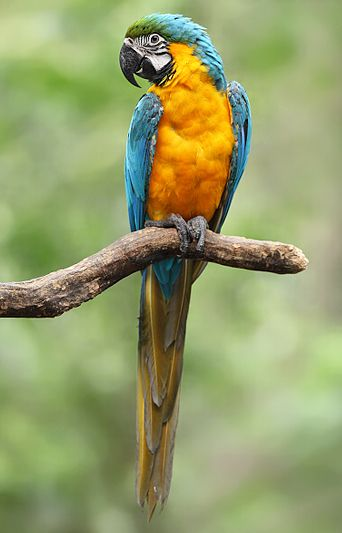
#> input picture imagens/arara.jpg, 342 x 533 px
$ python kernel2.py imagens/arara.jpg out.png
#> lines starting #> are read from the running program, lines starting #| are printed output that depends on the picture
# -*- coding: utf-8 -*-
import sys
from PIL import Image, ImageFilter

#Checando e imprimindo os argumentos de linha de comando
if __name__ == "__main__":
    print(f'Quantos argumentos: {len(sys.argv)}')
    for i, arg in enumerate(sys.argv):
        print(f"Argumento {i}: {arg}")

imagemOriginal = Image.open(sys.argv[1])
#> imagemOriginal is the input picture: PIL image 342x533 RGB; mean R, G, B 149.4, 158.6, 106.2

kernel2 = ImageFilter.Kernel((3, 3), (0, 1, 0, 1, -4, 1, 0, 1, 0), 1, 0)
imagemComFiltro = imagemOriginal.filter(kernel2)
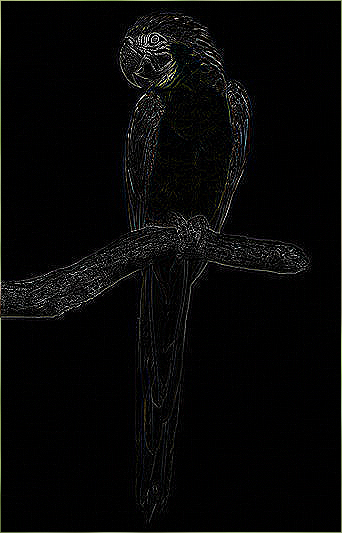
#> imagemComFiltro: PIL image 342x533 RGB; mean R, G, B 7.3, 7.4, 7

imagemComFiltro.save(sys.argv[2])
